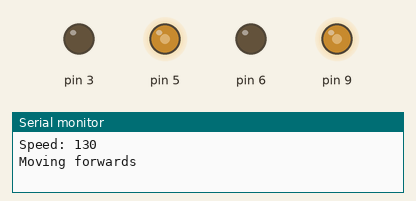
The sketch below on a simulated Arduino Uno, built with avr-gcc and run on an emulated ATmega328P. Parts: output pins drawn as LEDs (lit = HIGH), the last lines printed to the serial monitor.

Above: at 0.05 s.
At 9.55 s:
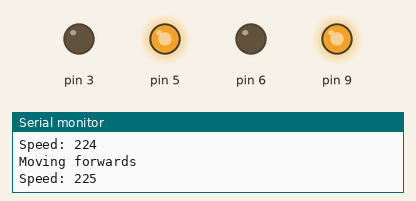
At 15.45 s:
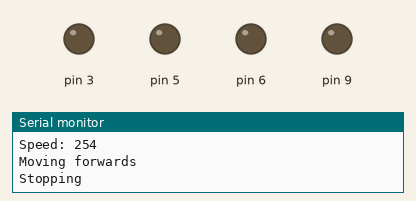
Timing chart, 0 to 20.2 s (numbered marks = the images above):
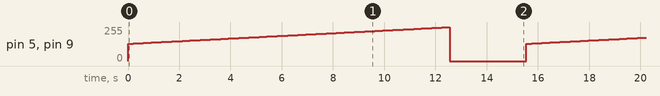

The sketch:

S3L3.ino
```cpp
void setup() {
  // put your setup code here, to run once:
  // Connected to motor A
  pinMode(3, OUTPUT);
  pinMode(5, OUTPUT);

  // Connected to motor B
  pinMode(6, OUTPUT);
  pinMode(9, OUTPUT);

  Serial.begin(9600);

}

void loop() {
  // put your main code here, to run repeatedly:
  for(int i = 130; i < 255; i++){
    Serial.print("Speed: ");
    Serial.println(i);
    forwards(i);
    delay(100);
  }
  stop();
  delay(3000);
}

void backwards(int speed) {
  Serial.println("Moving backwards");
  // Motor A
  analogWrite(3, speed);
  digitalWrite(5, LOW);

  // Motor B
  analogWrite(6, speed);
  digitalWrite(9, LOW);
}

void forwards(int speed) {
  Serial.println("Moving forwards");
  // Motor A
  digitalWrite(3, LOW);
  analogWrite(5, speed);

  // Motor B
  digitalWrite(6, LOW);
  analogWrite(9, speed);
}

void left(int speed) {
  Serial.println("Turning left");
  // Motor A
  digitalWrite(3, LOW);
  analogWrite(5, speed);

  // Motor B
  analogWrite(6, speed);
  digitalWrite(9, LOW);
}

void right(int speed) {
  Serial.println("Turning right");
  // Motor A
  analogWrite(3, speed);
  digitalWrite(5, LOW);

  // Motor B
  digitalWrite(6, LOW);
  analogWrite(9, speed);
}

void stop() {
  Serial.println("Stopping");
  // Motor A
  digitalWrite(3, LOW);
  digitalWrite(5, LOW);

  // Motor B
  digitalWrite(6, LOW);
  digitalWrite(9, LOW);
}
```

Measured:
- by itself, pin 5, pin 9: ramps from 0/255 to 254/255 and jumps back, once every 15.5 s
